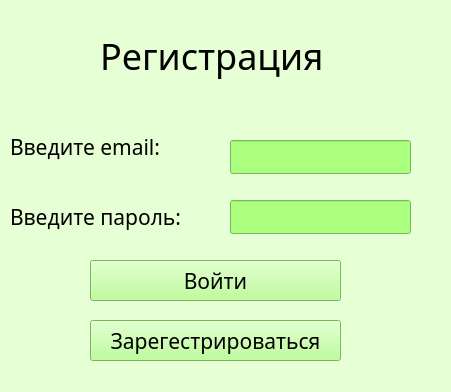
<?xml version="1.0" encoding="UTF-8"?>
<ui version="4.0">
 <class>Form</class>
 <widget class="QWidget" name="Form">
  <property name="geometry">
   <rect>
    <x>0</x>
    <y>0</y>
    <width>451</width>
    <height>392</height>
   </rect>
  </property>
  <property name="windowTitle">
   <string>registrasia</string>
  </property>
  <property name="styleSheet">
   <string notr="true">background-color: rgb(231, 255, 212);
</string>
  </property>
  <widget class="QLabel" name="label_registr">
   <property name="geometry">
    <rect>
     <x>100</x>
     <y>30</y>
     <width>291</width>
     <height>51</height>
    </rect>
   </property>
   <property name="font">
    <font>
     <family>Cascadia Mono Light</family>
     <pointsize>27</pointsize>
     <weight>50</weight>
     <italic>false</italic>
     <bold>false</bold>
     <kerning>true</kerning>
    </font>
   </property>
   <property name="styleSheet">
    <string notr="true"/>
   </property>
   <property name="text">
    <string>Регистрация</string>
   </property>
  </widget>
  <widget class="QPushButton" name="pushButton_zaregestr">
   <property name="geometry">
    <rect>
     <x>90</x>
     <y>320</y>
     <width>251</width>
     <height>41</height>
    </rect>
   </property>
   <property name="font">
    <font>
     <family>Cascadia Mono Light</family>
     <pointsize>16</pointsize>
    </font>
   </property>
   <property name="styleSheet">
    <string notr="true">background-color: rgb(170, 255, 127);</string>
   </property>
   <property name="text">
    <string>Зарегестрироваться</string>
   </property>
  </widget>
  <widget class="QLineEdit" name="lineEdit_login">
   <property name="geometry">
    <rect>
     <x>230</x>
     <y>140</y>
     <width>181</width>
     <height>34</height>
    </rect>
   </property>
   <property name="font">
    <font>
     <family>Cascadia Mono Light</family>
     <pointsize>16</pointsize>
    </font>
   </property>
   <property name="styleSheet">
    <string notr="true">background-color: rgb(170, 255, 127);</string>
   </property>
  </widget>
  <widget class="QLineEdit" name="lineEdit_parol">
   <property name="geometry">
    <rect>
     <x>230</x>
     <y>200</y>
     <width>181</width>
     <height>34</height>
    </rect>
   </property>
   <property name="font">
    <font>
     <family>Cascadia Mono Light</family>
     <pointsize>16</pointsize>
    </font>
   </property>
   <property name="styleSheet">
    <string notr="true">background-color: rgb(170, 255, 127);</string>
   </property>
  </widget>
  <widget class="QLabel" name="label_Login">
   <property name="geometry">
    <rect>
     <x>10</x>
     <y>130</y>
     <width>171</width>
     <height>34</height>
    </rect>
   </property>
   <property name="font">
    <font>
     <family>Cascadia Mono Light</family>
     <pointsize>16</pointsize>
    </font>
   </property>
   <property name="text">
    <string>Введите email:</string>
   </property>
  </widget>
  <widget class="QLabel" name="label_Parol">
   <property name="geometry">
    <rect>
     <x>10</x>
     <y>200</y>
     <width>181</width>
     <height>34</height>
    </rect>
   </property>
   <property name="font">
    <font>
     <family>Cascadia Mono Light</family>
     <pointsize>16</pointsize>
    </font>
   </property>
   <property name="text">
    <string>Введите пароль:</string>
   </property>
  </widget>
  <widget class="QPushButton" name="pushButton_voiti">
   <property name="geometry">
    <rect>
     <x>90</x>
     <y>260</y>
     <width>251</width>
     <height>41</height>
    </rect>
   </property>
   <property name="font">
    <font>
     <family>Cascadia Mono Light</family>
     <pointsize>16</pointsize>
    </font>
   </property>
   <property name="styleSheet">
    <string notr="true">background-color: rgb(170, 255, 127);</string>
   </property>
   <property name="text">
    <string>Войти</string>
   </property>
  </widget>
  <widget class="QLabel" name="label_pustoi">
   <property name="geometry">
    <rect>
     <x>10</x>
     <y>90</y>
     <width>421</width>
     <height>34</height>
    </rect>
   </property>
   <property name="font">
    <font>
     <family>Cascadia Mono Light</family>
     <pointsize>16</pointsize>
    </font>
   </property>
   <property name="text">
    <string/>
   </property>
  </widget>
 </widget>
 <resources/>
 <connections/>
</ui>
